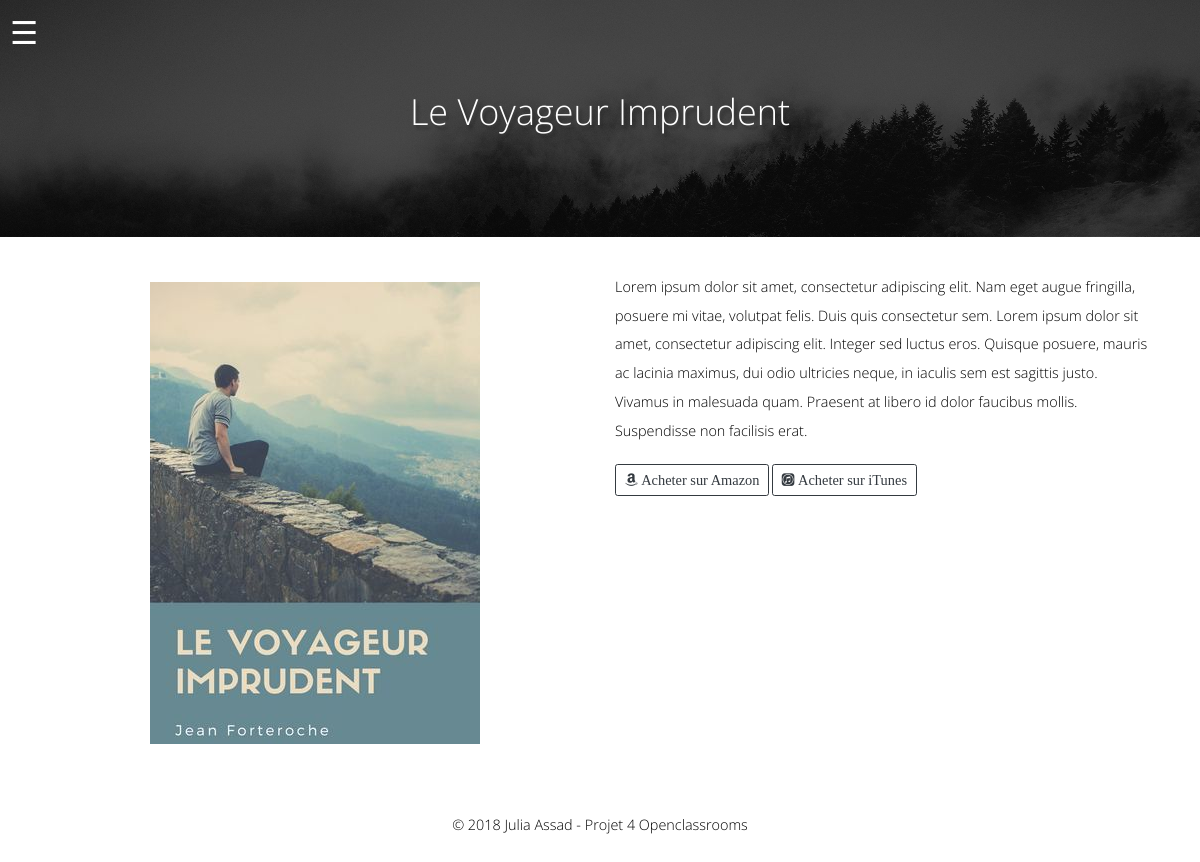
Screenshot of /livres/6 with the database file from the repository.
### tables this page shows
CREATE TABLE `books` (
  `id` int(11) NOT NULL,
  `title` varchar(255) NOT NULL,
  `summary` text NOT NULL,
  `genre` varchar(11) NOT NULL,
  `image` varchar(255) NOT NULL
);

### app/libraries/core.php (called while the page is built, shortened)
<?php
class Core
{
 protected $currentMethod = 'Index';
 public function __construct()
 {
  $url = $this->getUrl();
  if (file_exists('../app/controllers/' . ucwords($url[0]) . '.php')) {
   unset($url[0]);
  }
  $this->currentController = new $this->currentController;
  $this->params = $url ? array_values($url) : [];
  call_user_func_array([$this->currentController, $this->currentMethod], $this->params);
 }
 public function getUrl()
 {
  if (isset($_GET['url'])) {
   $url = rtrim($_GET['url'], '/');
   $url = filter_var($url, FILTER_SANITIZE_URL);
   $url = explode('/', $url);
   return $url;
  }
 }
}

### public/index.php (called while the page is built, shortened)
<?php
$init = new Core;

### app/libraries/database.php (called while the page is built, shortened)
<?php
class Database
{
 private $host = DB_HOST;
 private $user = DB_USER;
 private $pass = DB_PASS;
 private $dbname = DB_NAME;
 private $dbh;
 private $stmt;
 public function __construct()
 {
  $dsn = 'mysql:host=' . $this->host . ';dbname=' . $this->dbname;
  $options = array(
   PDO::ATTR_PERSISTENT => true,
   PDO::ATTR_ERRMODE => PDO::ERRMODE_EXCEPTION,
  );
  try {
   $this->dbh = new PDO($dsn, $this->user, $this->pass, $options);
  } catch (PDOException $e) {
   $this->error = $e->getMessage();
   echo $this->error;
  }}
 public function query($sql)
 {
  $this->stmt = $this->dbh->prepare($sql);
 }
 public function bind($param, $value, $type = null)
 {
  if (is_null($type)) {
   switch (true) {
    default:
     $type = PDO::PARAM_STR;
   }
  }
  $this->stmt->bindValue($param, $value, $type);
 }
 public function execute()
 {
  return $this->stmt->execute();
 }
 public function single()
 {
  $this->execute();
  return $this->stmt->fetch(PDO::FETCH_OBJ);
 }
}

### app/models/AdminBook.php (called while the page is built, shortened)
<?php
class AdminBook
{
 private $db;
 public function __construct()
 {
  $this->db = new Database;
 }
 public function getBooks()
 {
  $this->db->query('SELECT * FROM books');
  $results = $this->db->resultSet();
  return $results;
 }
 public function getBookById($id)
 {
  $this->db->query('SELECT * FROM books WHERE id = :id');
  $this->db->bind(':id', $id);
  $row = $this->db->single();
  return $row;
 }
}

### app/views/pages/livre.php (the view, shortened to what this page needs)
<?php require APPROOT . '/views/inc/header.php';?>
<body class="page-template">
  <div id="container">
    <div class="page-banner">
      <button class="menu-btn">&#9776;</button>
      <div class="container">
        <div class="d-flex justify-content-center align-items-center">
          <h2 class="page-title text-center"><?php echo $data['book']->title; ?></h2>
        </div>
      </div>
    </div>
  </div>
  <div class="book_single">
    <div class="container">
      <div class="row">
        <div class="col-sm-6">
          <figure class="text-center">
            <img class="img-fluid p-3" src="<?php echo URLROOT; ?>/uploads/<?php echo $data['book']->image; ?>" alt="">
          </figure>
        </div>
        <div class="col-sm-6">
          <?php echo $data['book']->summary; ?>
          <?php if ($data['book']->title == "Un Billet Simple pour l'Alaska"): ?>
          <a href="<?php echo URLROOT; ?>/Chapitres" class='btn btn-outline-dark mt-3'>
          <i class="fab fa-readme"> Lire les Chapitres</i>
          </a>
          <?php else: ?>
          <a href="" class="btn btn-outline-dark btn-lg mt-3">
            <i class="fab fa-amazon"> Acheter sur Amazon</i>
          </a>
          <a href="#" class='btn btn-outline-dark btn-lg mt-3'>
            <i class="fab fa-itunes"> Acheter sur iTunes</i>
          </a>
          <?php endif;?>
        </div>
      </div>
    </div>
  </div>
  <?php require APPROOT . '/views/inc/footer.php';?>

### rows the page displays
books: title "Le Voyageur Imprudent", image (picture), summary "Lorem ipsum dolor sit amet, consectetur adipiscing elit. Nam eget augue fringilla, posuere mi vitae, volutpat felis. Duis quis consectetur sem. Lorem ipsum dolor sit amet, consectetur adipiscing elit. Integer sed luctus eros. Quisque posuere, mauris ac lacinia maximus, dui odio ultricies neque, in iaculis sem est sagittis justo. Vivamus in malesuada quam. Praesent at libero id dolor faucibus mollis. Suspendisse non facilisis erat."
